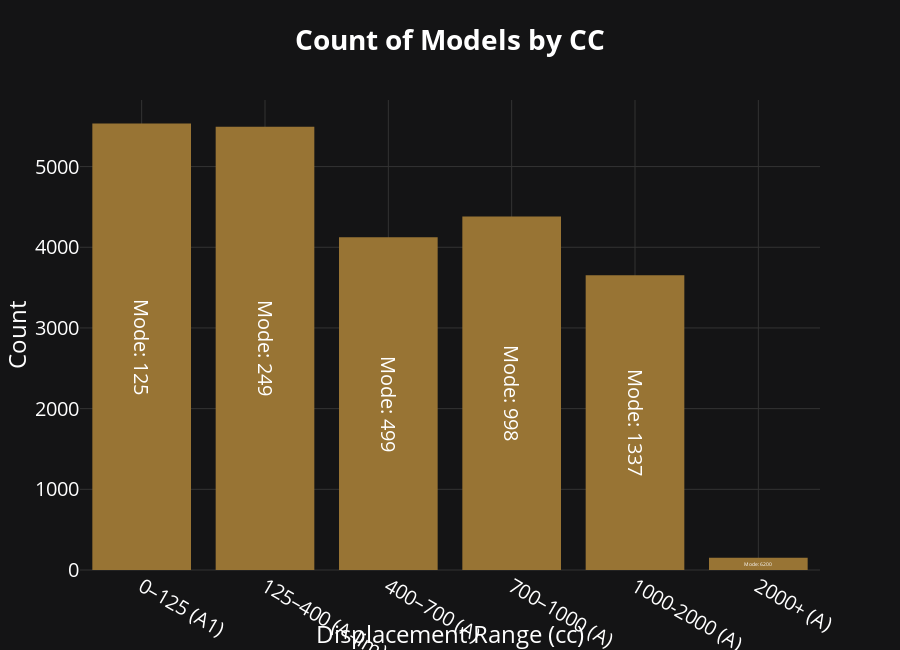

Source (notebook cell):
### Markdown cell above
### Counts of bikes per cc
 > Let's figure out how many bikes were produced per cc category

### Code cell
bins   = [0, 125, 400, 700, 1000, 2000, np.inf]
labels = ["0–125 (A1)", "125–400 (A-lim)", "400–700 (A)", 
          "700–1000 (A)", "1000-2000 (A)", "2000+ (A)"]

# A new column with the categories in which every model falls
df["Disp_cat"] = pd.cut(df["Displacement_cc"], bins=bins, labels=labels, right=True)

# For each category, we calculate the count and the mode            
count_df  = (df["Disp_cat"]
             .value_counts()
             .reindex(labels)
             .rename("Count")
             .reset_index()
             .rename(columns={"Disp_cat": "Displacement Range (cc)"}))

# Calulates the mode for each category
mode_df = (
    df.groupby("Disp_cat", observed=False)["Displacement_cc"]
    .agg(lambda x: x.mode().iloc[0] if not x.mode().empty else np.nan)
    .reindex(labels)
    .reset_index()
    .rename(columns={
        "Disp_cat": "Displacement Range (cc)",
        "Displacement_cc": "mode_cc"
    })
)

# Merge the two DataFrames
disp_summary = count_df.merge(mode_df, on="Displacement Range (cc)")
# Display the mode in a more readable format
disp_summary["mode_text"] = "Mode: " + disp_summary["mode_cc"].round(0).astype(int).astype(str)


fig2 = px.bar(
    disp_summary,
    x="Displacement Range (cc)",
    y="Count",
    #This will show the mode on the bar
    text="mode_text",

    title="<b>Count of Models by CC</b>",
    color_discrete_sequence=def_col,
    height=650
)

fig2.update_xaxes(categoryorder="array", categoryarray=labels)

fig2.update_traces(
    texttemplate="%{text}", 
    textposition="inside",
    insidetextanchor="middle", 
    textfont=dict(color="white", size=20)
)



set_theme(fig2).show()

### Figure 1 — Plotly figure (JSON) as saved in the notebook; plotly's stock layout.template omitted (floating-point values rounded to 4 significant figures)
{"data": [{"alignmentgroup": "True", "hovertemplate": "Displacement Range (cc)=%{x}<br>Count=%{y}<br>mode_text=%{text}<extra></extra>", "insidetextanchor": "middle", "legendgroup": "", "marker": {"color": "#987434", "pattern": {"shape": ""}}, "name": "", "offsetgroup": "", "orientation": "v", "showlegend": false, "text": ["Mode: 125", "Mode: 249", "Mode: 499", "Mode: 998", "Mode: 1337", "Mode: 6200"], "textfont": {"color": "white", "size": 20}, "textposition": "inside", "texttemplate": "%{text}", "type": "bar", "x": ["0–125 (A1)", "125–400 (A-lim)", "400–700 (A)", "700–1000 (A)", "1000-2000 (A)", "2000+ (A)"], "xaxis": "x", "y": [5534, 5495, 4124, 4381, 3652, 151], "yaxis": "y"}], "layout": {"barmode": "relative", "font": {"color": "white", "size": 20}, "height": 650, "legend": {"bgcolor": "rgba(0,0,0,0)", "tracegroupgap": 0}, "paper_bgcolor": "#141415", "plot_bgcolor": "#141415", "title": {"text": "<b>Count of Models by CC</b>"}, "xaxis": {"anchor": "y", "categoryarray": ["0–125 (A1)", "125–400 (A-lim)", "400–700 (A)", "700–1000 (A)", "1000-2000 (A)", "2000+ (A)"], "categoryorder": "array", "domain": [0, 1], "gridcolor": "#333333", "title": {"text": "Displacement Range (cc)"}, "zerolinecolor": "#333333"}, "yaxis": {"anchor": "x", "domain": [0, 1], "gridcolor": "#333333", "title": {"text": "Count"}, "zerolinecolor": "#333333"}}}
